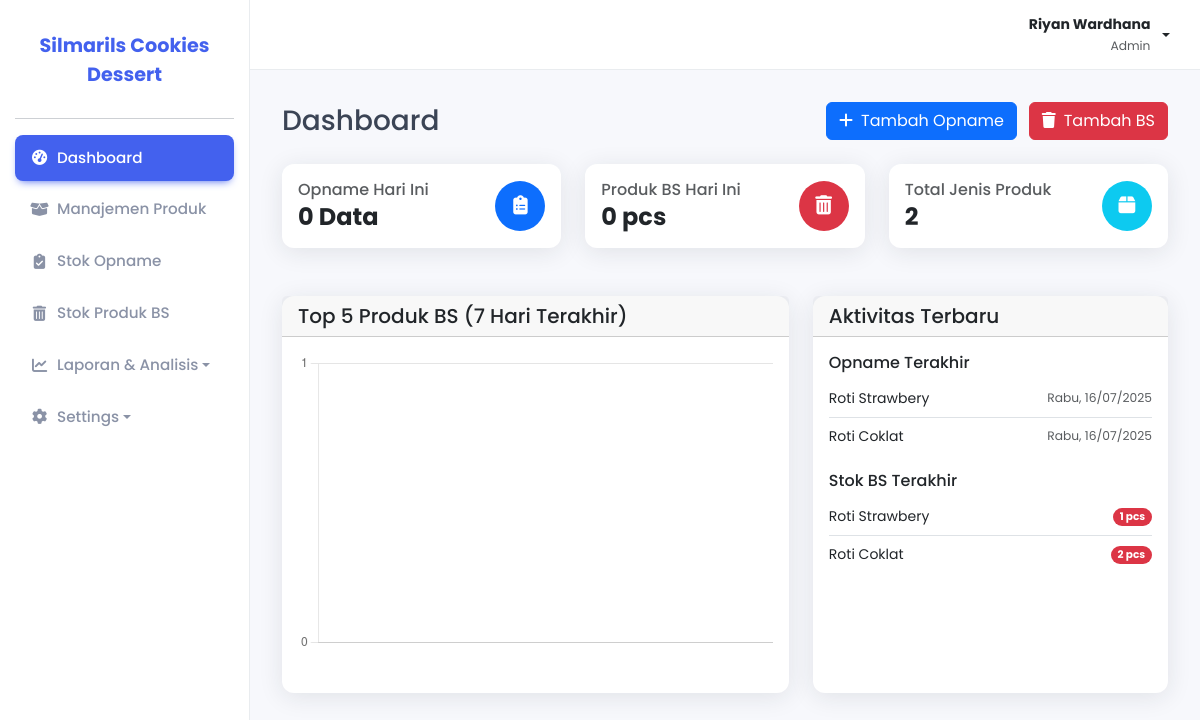
Screenshot of /index.php (signed in) with the database file from the repository.
### tables this page shows
CREATE TABLE `opname_produk` (
  `id_opname` int NOT NULL,
  `id_produk` int NOT NULL,
  `tanggal_opname` date NOT NULL,
  `kode` varchar(255) DEFAULT NULL,
  `stok_awal` varchar(255) DEFAULT NULL,
  `stok_akhir` varchar(255) DEFAULT NULL,
  `penjualan` varchar(255) DEFAULT NULL,
  `bs` varchar(255) DEFAULT NULL
);

CREATE TABLE `produk` (
  `id_produk` int NOT NULL,
  `kode_sku` varchar(50) DEFAULT NULL,
  `nama_produk` varchar(255) NOT NULL
);

CREATE TABLE `stok_bs` (
  `id_bs` int NOT NULL,
  `id_produk` int NOT NULL,
  `tanggal_bs` date NOT NULL,
  `jumlah` int NOT NULL,
  `keterangan` text
);

### config/config.php (called while the page is built, shortened)
<?php
function format_hari_tanggal($tanggal_mysql)
{
            $nama_hari_inggris = date('l', strtotime($tanggal_mysql));
            $daftar_hari = [
                        'Sunday'    => 'Minggu',
                        'Monday'    => 'Senin',
                        'Tuesday'   => 'Selasa',
                        'Wednesday' => 'Rabu',
                        'Thursday'  => 'Kamis',
                        'Friday'    => 'Jumat',
                        'Saturday'  => 'Sabtu'
            ];
            $nama_hari_indonesia = $daftar_hari[$nama_hari_inggris];
            $tanggal_format = date('d/m/Y', strtotime($tanggal_mysql));
            return $nama_hari_indonesia . ', ' . $tanggal_format;
}

### index.php (the view, shortened to what this page needs)
<?php
require_once('config/config.php');
include_once('includes/header.php');
$total_opname_hari_ini = $pdo->query("SELECT COUNT(id_opname) FROM opname_produk WHERE tanggal_opname = CURDATE()")->fetchColumn() ?: 0;
$total_bs_hari_ini = $pdo->query("SELECT SUM(jumlah) FROM stok_bs WHERE tanggal_bs = CURDATE()")->fetchColumn() ?: 0;
$total_jenis_produk = $pdo->query("SELECT COUNT(id_produk) FROM produk")->fetchColumn() ?: 0;
$labels_bs = [];
$data_bs_chart = [];
$query_opname_terakhir = $pdo->query("SELECT op.*, p.nama_produk FROM opname_produk op JOIN produk p ON op.id_produk = p.id_produk ORDER BY op.id_opname DESC LIMIT 4");
$query_bs_terakhir = $pdo->query("SELECT bs.*, p.nama_produk FROM stok_bs bs JOIN produk p ON bs.id_produk = p.id_produk ORDER BY bs.id_bs DESC LIMIT 4");
?>
<div class="page-header mb-4">
    <div class="row align-items-center">
        <div class="col-sm-6">
            <h1 class="h3 mb-0">Dashboard</h1>
        </div>
        <div class="col-sm-6 text-sm-end mt-2 mt-sm-0">
            <a href="<?php echo BASE_URL; ?>pages/stok_opname/tambah.php" class="btn btn-primary me-2">
                <i class="fas fa-plus me-2"></i>Tambah Opname
            </a>
            <a href="<?php echo BASE_URL; ?>pages/stok_bs/tambah.php" class="btn btn-danger">
                <i class="fas fa-trash me-2"></i>Tambah BS
            </a>
        </div>
    </div>
</div>
<div class="row">
    <div class="col-lg-4 col-md-6 mb-4">
        <div class="card">
            <div class="card-body d-flex justify-content-between align-items-center">
                <div>
                    <h6 class="card-title text-muted mb-1">Opname Hari Ini</h6>
                    <h4 class="fw-bold mb-0"><?php echo $total_opname_hari_ini; ?> Data</h4>
                </div>
                <div class="icon-circle bg-primary text-white">
                    <i class="fas fa-clipboard-list"></i>
                </div>
            </div>
        </div>
    </div>
    <div class="col-lg-4 col-md-6 mb-4">
        <div class="card">
            <div class="card-body d-flex justify-content-between align-items-center">
                <div>
                    <h6 class="card-title text-muted mb-1">Produk BS Hari Ini</h6>
                    <h4 class="fw-bold mb-0"><?php echo $total_bs_hari_ini; ?> pcs</h4>
                </div>
                <div class="icon-circle bg-danger text-white">
                    <i class="fas fa-trash-alt"></i>
                </div>
            </div>
        </div>
    </div>
    <div class="col-lg-4 col-md-12 mb-4">
        <div class="card">
            <div class="card-body d-flex justify-content-between align-items-center">
                <div>
                    <h6 class="card-title text-muted mb-1">Total Jenis Produk</h6>
                    <h4 class="fw-bold mb-0"><?php echo $total_jenis_produk; ?></h4>
                </div>
                <div class="icon-circle bg-info text-white">
                    <i class="fas fa-box"></i>
                </div>
            </div>
        </div>
    </div>
</div>
<div class="row">
    <div class="col-xl-7 mb-4">
        <div class="card h-100">
            <div class="card-header">
                <h5 class="card-title mb-0">Top 5 Produk BS (7 Hari Terakhir)</h5>
            </div>
            <div class="card-body">
                <div class="chart-container" style="position: relative; height:300px">
                    <canvas id="produkBsChart"></canvas>
                </div>
            </div>
        </div>
    </div>
    <div class="col-xl-5 mb-4">
        <div class="card h-100">
            <div class="card-header">
                <h5 class="card-title mb-0">Aktivitas Terbaru</h5>
            </div>
            <div class="card-body">
                <h6 class="mb-2">Opname Terakhir</h6>
                <ul class="list-group list-group-flush mb-3">
                    <?php while ($row = $query_opname_terakhir->fetch(PDO::FETCH_ASSOC)): ?>
                        <li class="list-group-item d-flex justify-content-between align-items-center px-0">
                            <?php echo htmlspecialchars($row['nama_produk']); ?>
                            <small class="text-muted"><?php echo format_hari_tanggal($row['tanggal_opname']); ?></small>
                        </li>
                    <?php endwhile; ?>
                </ul>
                <h6 class="mb-2">Stok BS Terakhir</h6>
                <ul class="list-group list-group-flush">
                    <?php while ($row = $query_bs_terakhir->fetch(PDO::FETCH_ASSOC)): ?>
                        <li class="list-group-item d-flex justify-content-between align-items-center px-0">
                            <?php echo htmlspecialchars($row['nama_produk']); ?>
                            <span class="badge bg-danger rounded-pill"><?php echo $row['jumlah']; ?> pcs</span>
                        </li>
                    <?php endwhile; ?>
                </ul>
            </div>
        </div>
    </div>
</div>
<script>
    document.addEventListener("DOMContentLoaded", function() {
        const chartCanvas = document.getElementById("produkBsChart");
        if (chartCanvas) {
            new Chart(chartCanvas, {
                type: 'bar',
                data: {
                    labels: <?php echo json_encode($labels_bs); ?>,
                    datasets: [{
                        label: "Total Kuantitas BS",
                        backgroundColor: "rgba(231, 74, 59, 0.8)",
                        borderColor: "#e74a3b",
                        borderRadius: 4,
                        data: <?php echo json_encode($data_bs_chart); ?>,
                    }],
                },
                options: {
                    maintainAspectRatio: false,
                    scales: {
                        y: {
                            beginAtZero: true,
                            ticks: {
                                callback: function(value) {
                                    if (Number.isInteger(value)) {
                                        return value;
                                    }
                                },
                                stepSize: 1
                            }
                        }
                    },
                    plugins: {
                        legend: {
                            display: false
                        }
                    }
                }
            });
        }
    });
</script>
<?php
include_once('includes/footer.php');
?>

### includes/header.php (shortened to what this page needs)
<?php
require_once(__DIR__ . '/../config/config.php');
?>
<!doctype html>
<html lang="id">
<head>
            <link rel="stylesheet" href="https://cdnjs.cloudflare.com/ajax/libs/font-awesome/6.2.0/css/all.min.css">
            <link href="https://cdn.jsdelivr.net/npm/bootstrap@5.3.3/dist/css/bootstrap.min.css" rel="stylesheet">
            <link rel="stylesheet" href="https://cdnjs.cloudflare.com/ajax/libs/font-awesome/6.5.2/css/all.min.css" />
            <link href="<?php echo BASE_URL; ?>assets/css/style.css" rel="stylesheet">
</head>
<body>
            <div class="top-header">
                        <div class="dropdown profile">
                                    <a href="#" class="d-flex align-items-center link-dark text-decoration-none dropdown-toggle" id="dropdownUser" data-bs-toggle="dropdown" aria-expanded="false">
                                                <div class="text-end me-2">
                                                            <span class="fw-bold"><?php echo htmlspecialchars($_SESSION['nama_lengkap']); ?></span><br>
                                                            <small class="text-muted text-capitalize"><?php echo htmlspecialchars($_SESSION['level']); ?></small>
                                                </div>
                                    </a>
                        </div>
            </div>
            <div class="d-flex">
                        <?php include_once('sidebar.php'); ?>
                        <div class="main-content flex-grow-1">

### includes/sidebar.php (shortened to what this page needs)
<?php
function is_active($path_segment)
{
            return strpos($_SERVER['REQUEST_URI'], $path_segment) !== false;
}
?>
<div class="sidebar">
            <a href="<?php echo BASE_URL; ?>" class="sidebar-brand">
                        <span><?php echo defined('NAMA_WEBSITE') ? NAMA_WEBSITE : 'Sistem Inventori'; ?></span>
            </a>
            <hr>
            <a href="<?php echo BASE_URL; ?>" class="<?php echo (strpos($_SERVER['REQUEST_URI'], '/pages/') === false) ? 'active' : ''; ?>">
                        <i class="fas fa-tachometer-alt fa-fw me-2"></i> <span>Dashboard</span>
            </a>
            <a href="<?php echo BASE_URL; ?>pages/produk/" class="<?php echo is_active('pages/produk') ? 'active' : ''; ?>">
                        <i class="fas fa-box-open fa-fw me-2"></i> <span>Manajemen Produk</span>
            </a>
            <a href="<?php echo BASE_URL; ?>pages/stok_opname/" class="<?php echo is_active('pages/stok_opname') ? 'active' : ''; ?>">
                        <i class="fas fa-clipboard-check fa-fw me-2"></i> <span>Stok Opname</span>
            </a>
            <a href="<?php echo BASE_URL; ?>pages/stok_bs/" class="<?php echo is_active('pages/stok_bs') ? 'active' : ''; ?>">
                        <i class="fas fa-trash-alt fa-fw me-2"></i> <span>Stok Produk BS</span>
            </a>
            <?php if ($_SESSION['level'] == 'admin'): ?>
                        <?php
                        $is_laporan_active = is_active('pages/laporan_opname') || is_active('pages/laporan_bs');
                        ?>
                        <a href="#laporanSubmenu" data-bs-toggle="collapse" class="dropdown-toggle <?php echo $is_laporan_active ? '' : 'collapsed'; ?>" aria-expanded="<?php echo $is_laporan_active ? 'true' : 'false'; ?>">
                                    <i class="fas fa-chart-line fa-fw me-2"></i> <span>Laporan & Analisis</span>
                        </a>
                        <?php
                        $is_settings_active = is_active('pages/data_staf') || is_active('pages/pengaturan_web');
                        ?>
                        <a href="#settingsSubmenu" data-bs-toggle="collapse" class="dropdown-toggle <?php echo $is_settings_active ? '' : 'collapsed'; ?>" aria-expanded="<?php echo $is_settings_active ? 'true' : 'false'; ?>">
                                    <i class="fas fa-cog fa-fw me-2"></i> <span>Settings</span>
                        </a>
            <?php endif; ?>
</div>

### includes/footer.php (shortened to what this page needs)
</div>
</div>
</body>
</html>

### assets/css/style.css (style rules this page uses)
:root { --primary-color: #4361ee; --background-color: #f7f8fc; --sidebar-bg: #ffffff; --card-bg: #ffffff; --text-color: #3b4455; --text-muted-color: #8a92a6; --border-color: #e9ecef; --shadow: 0 4px 24px 0 rgb(34 41 47 / 10%); --border-radius: 12px; }
body { font-family: "Poppins", sans-serif; background-color: var(--background-color); color: var(--text-color); font-size: 14px; }
.main-content { margin-top: 70px; margin-left: 250px; padding: 2rem; transition: all 0.3s; }
.top-header { height: 70px; background-color: var(--card-bg); border-bottom: 1px solid var(--border-color); padding: 0 30px; display: flex; justify-content: space-between; align-items: center; position: fixed; top: 0; left: 250px; right: 0; z-index: 1000; transition: all 0.3s; }
.sidebar { width: 250px; height: 100vh; position: fixed; top: 0; left: 0; background-color: var(--sidebar-bg); border-right: 1px solid var(--border-color); padding: 20px 15px; z-index: 1001; transition: all 0.3s; }
.sidebar .sidebar-brand { font-size: 1.2rem; font-weight: 700; color: var(--primary-color); text-align: center; display: block; text-decoration: none; }
.sidebar a { padding: 12px 15px; text-decoration: none; font-size: 0.95rem; color: var(--text-muted-color); display: flex; align-items: center; border-radius: 8px; margin-bottom: 5px; transition: all 0.2s ease-in-out; font-weight: 500; position: relative; }
.sidebar a.active { background-color: var(--primary-color); color: #ffffff; box-shadow: 0 4px 8px -4px var(--primary-color); }
.top-header .profile a { color: var(--text-color); }
.card { border-radius: var(--border-radius); border: none; box-shadow: var(--shadow); margin-bottom: 1.5rem; }

### index.php (style rules this page uses)
.icon-circle { width: 50px; height: 50px; border-radius: 50%; display: flex; align-items: center; justify-content: center; font-size: 1.2rem; }

### rows the page displays
opname_produk: id_produk.nama_produk "Roti Strawbery", tanggal_opname "Rabu, 16/07/2025"
opname_produk: id_produk.nama_produk "Roti Coklat", tanggal_opname "Rabu, 16/07/2025"
stok_bs: id_produk.nama_produk "Roti Strawbery", jumlah "1"
stok_bs: id_produk.nama_produk "Roti Coklat", jumlah "2"

### other values shown
$_SESSION['nama_lengkap'] "Riyan Wardhana"
$_SESSION['level'] "Admin"
NAMA_WEBSITE "Silmarils Cookies Dessert"
$total_opname_hari_ini "0"
$total_bs_hari_ini "0"
$total_jenis_produk "2"
